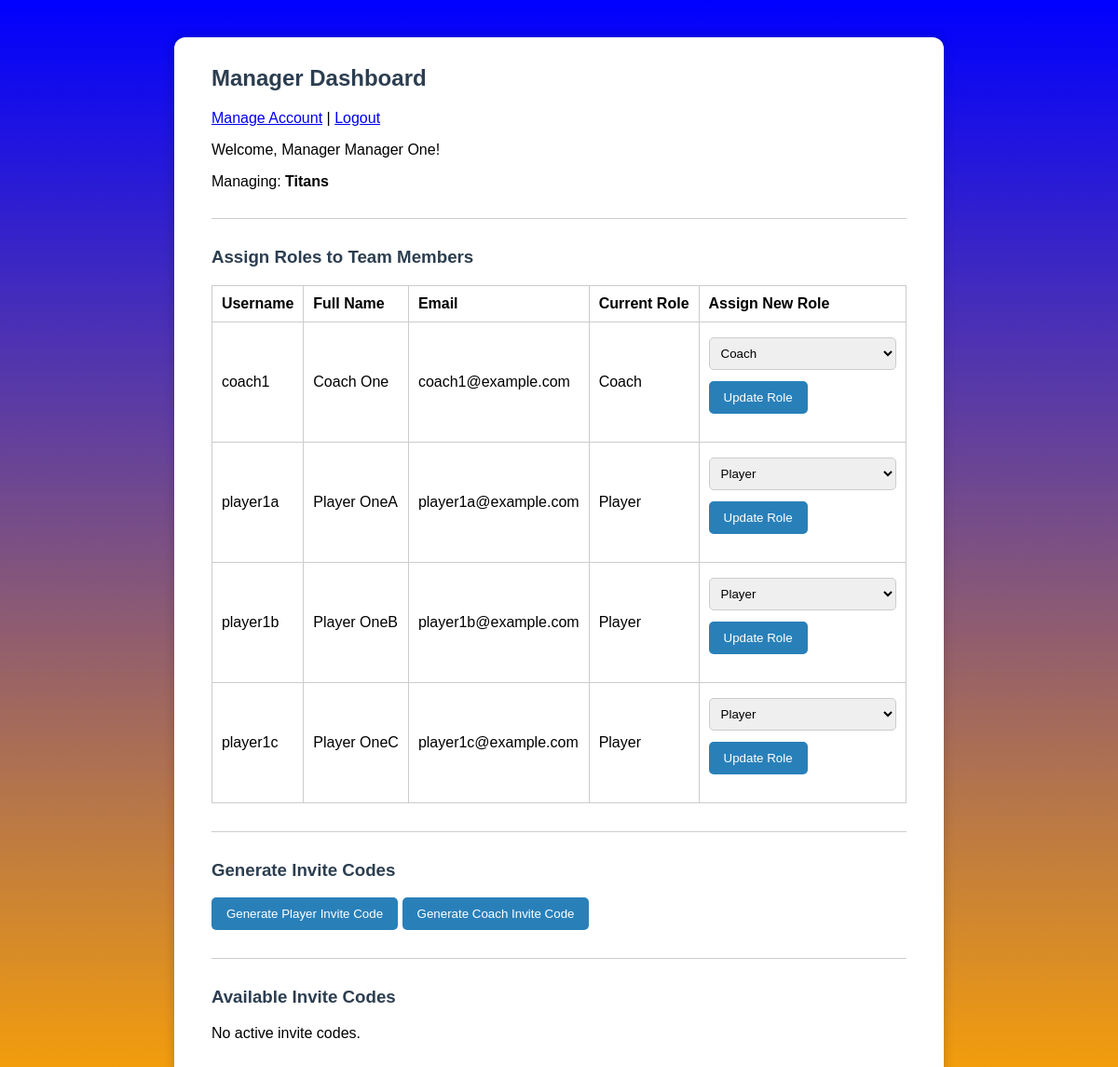
Screenshot of /dashboards/manager_dashboard.php (signed in) with the database file from the repository.
### tables this page shows
CREATE TABLE users (
    id INT AUTO_INCREMENT PRIMARY KEY,
    username VARCHAR(50) NOT NULL UNIQUE,
    first_name VARCHAR(50) NOT NULL,
    last_name VARCHAR(50) NOT NULL,
    email VARCHAR(100) NOT NULL UNIQUE,
    phone_number VARCHAR(20),
    password_hash VARCHAR(255) NOT NULL,
    role ENUM('User', 'Player', 'Coach', 'Manager', 'Admin') DEFAULT 'User',
    created_at TIMESTAMP DEFAULT CURRENT_TIMESTAMP
);

CREATE TABLE teams (
    id INT AUTO_INCREMENT PRIMARY KEY,
    team_name VARCHAR(100) NOT NULL UNIQUE
);

### dashboards/manager_dashboard.php (the view, shortened to what this page needs)
<?php
require '../auth_check.php';
$managerId = $_SESSION['user_id'];
$userStmt = $pdo->prepare("
    SELECT username, email, first_name, last_name, phone_number
    FROM users
    WHERE id = ?
");
$userStmt->execute([$managerId]);
$manager = $userStmt->fetch();
$teamStmt = $pdo->prepare("SELECT team_id FROM team_managers WHERE user_id = ?");
$teamStmt->execute([$managerId]);
$teamId = $teamStmt->fetchColumn();
$teamName = null;
if ($teamId) {
    $nameStmt = $pdo->prepare("SELECT team_name FROM teams WHERE id = ?");
    $nameStmt->execute([$teamId]);
    $teamName = $nameStmt->fetchColumn();
}
$userStmt = $pdo->prepare("
    SELECT u.id, u.username, u.email, u.role, u.first_name, u.last_name
    FROM users u
    LEFT JOIN players p ON u.id = p.user_id
    LEFT JOIN team_coaches tc ON u.id = tc.user_id
    WHERE ((p.team_id = :team_id AND u.role IN ('Player', 'Coach', 'User'))
    OR (tc.team_id = :team_id AND u.role IN ('Coach', 'User')))
    AND u.id != :manager_id
    ORDER BY u.username ASC
");
$userStmt->execute(['team_id' => $teamId, 'manager_id' => $managerId]);
$teamUsers = $userStmt->fetchAll();
$inviteStmt = $pdo->prepare("
    SELECT code, 'Player' AS type, created_at FROM player_registration_codes
    WHERE team_id = ? AND is_used = 0
    UNION ALL
    SELECT code, 'Coach' AS type, created_at FROM coach_registration_codes
    WHERE team_id = ? AND is_used = 0
    ORDER BY created_at DESC
");
$inviteStmt->execute([$teamId, $teamId]);
$invites = $inviteStmt->fetchAll();
?>
<!DOCTYPE html>
<html lang="en">
<head>
    <link rel="stylesheet" href="../assets/css/manager_dash.css">
</head>
<body>
<div class="container">
    <div class="header-bar">
        <h2>Manager Dashboard</h2>
        <div class="top-links">
            <a href="../manage_account.php">Manage Account</a> |
            <a href="../logout.php">Logout</a>
        </div>
    </div>
    <p>Welcome, Manager <?php echo htmlspecialchars($manager['first_name'] . ' ' . $manager['last_name']); ?>!</p>
    <?php if ($teamId && $teamName): ?>
        <p>Managing: <strong><?php echo htmlspecialchars($teamName); ?></strong></p>
    <?php endif; ?>
    <hr>
    <h3>Assign Roles to Team Members</h3>
    <?php if (empty($teamUsers)): ?>
        <p>No team members found.</p>
    <?php else: ?>
    <table border="1" cellpadding="8">
        <tr>
            <th>Username</th>
            <th>Full Name</th>
            <th>Email</th>
            <th>Current Role</th>
            <th>Assign New Role</th>
        </tr>
        <?php foreach ($teamUsers as $user): ?>
        <tr>
            <td><?php echo htmlspecialchars($user['username']); ?></td>
            <td><?php echo htmlspecialchars($user['first_name'] . ' ' . $user['last_name']); ?></td>
            <td><?php echo htmlspecialchars($user['email']); ?></td>
            <td><?php echo htmlspecialchars($user['role']); ?></td>
            <td>
                <form method="POST">
                    <select name="new_role" required>
                        <option value="Player" <?php if ($user['role'] === 'Player') echo 'selected'; ?>>Player</option>
                        <option value="Coach" <?php if ($user['role'] === 'Coach') echo 'selected'; ?>>Coach</option>
                    </select>
                    <button type="submit">Update Role</button>
                </form>
            </td>
        </tr>
        <?php endforeach; ?>
    </table>
    <?php endif; ?>
    <hr>
    <h3 id="invite-section">Generate Invite Codes</h3>
    <form method="POST" action="#invite-section">
        <button type="submit" name="generate_player_invite">Generate Player Invite Code</button>
        <button type="submit" name="generate_coach_invite">Generate Coach Invite Code</button>
    </form>
    <hr>
    <h3>Available Invite Codes</h3>
    <?php if (empty($invites)): ?>
        <p>No active invite codes.</p>
    <?php endif; ?>
</div>
</body>
</html>

### assets/css/manager_dash.css (style rules this page uses)
body { font-family: Arial, sans-serif; background: linear-gradient(to top, orange, blue); display: flex; margin: 0; padding: 0; }
.container { background: white; max-width: 1000px; margin: 40px auto; padding: 30px 40px; border-radius: 12px; box-shadow: 0 0 12px rgba(0, 0, 0, 0.2); }
h2, h3, h4 { color: #2c3e50; margin-top: 0; }
p { font-size: 16px; }
input[type="text"], input[type="email"], input[type="password"], select { width: 100%; padding: 8px; margin: 6px 0 12px 0; border: 1px solid #ccc; border-radius: 5px; }
button { background-color: #2980b9; color: white; border: none; padding: 10px 16px; border-radius: 5px; cursor: pointer; }
table { width: 100%; border-collapse: collapse; margin-top: 12px; }
table th, table td { padding: 10px; border: 1px solid #ccc; text-align: left; }
form { margin-bottom: 20px; }
hr { border: none; height: 1px; background: #ccc; margin: 30px 0; }

### rows the page displays
users: first_name+last_name "Manager One"
teams: team_name "Titans"
users: username "coach1", first_name+last_name "Coach One", email "coach1@example.com", role "Coach", new_role "Coach"
users: username "player1a", first_name+last_name "Player OneA", email "player1a@example.com", role "Player", new_role "Player"
users: username "player1b", first_name+last_name "Player OneB", email "player1b@example.com", role "Player", new_role "Player"
users: username "player1c", first_name+last_name "Player OneC", email "player1c@example.com", role "Player", new_role "Player"
